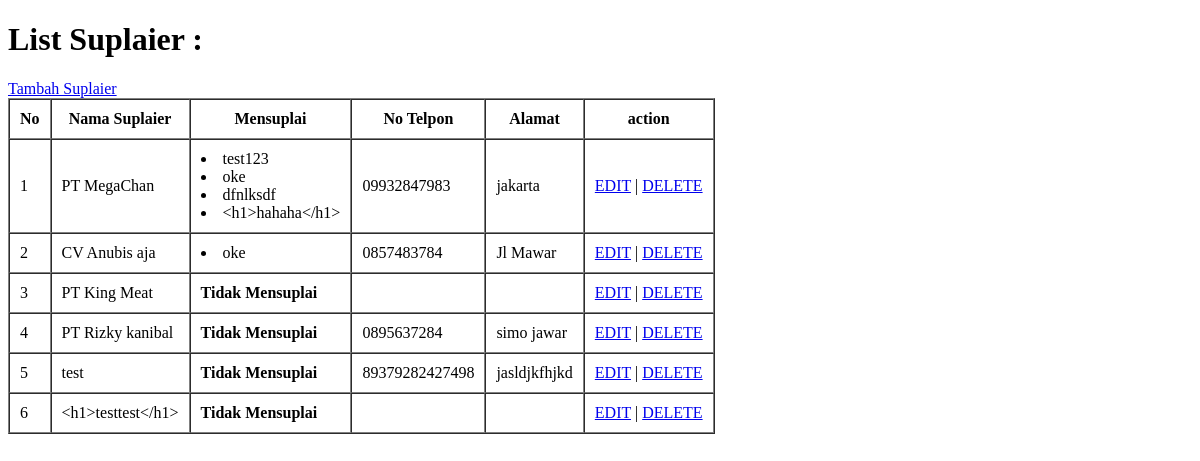
The app's page /coba/admin/suplaier/index.php, older data.
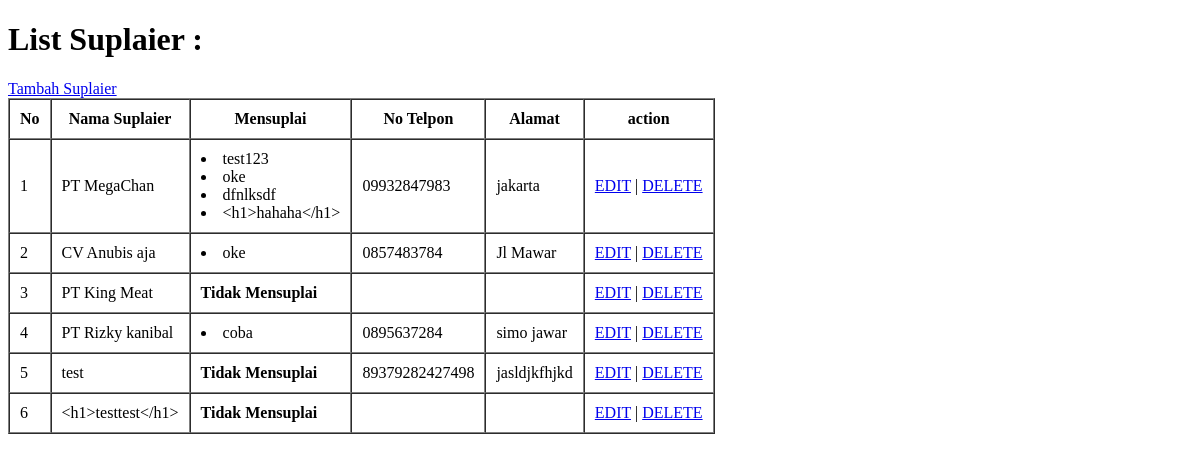
The same page, newer data.
### tables this page shows
CREATE TABLE `suplaier` (
  `kodeSuplaier` int(11) NOT NULL,
  `namaSuplaier` varchar(100) NOT NULL,
  `telpSuplaier` varchar(15) NOT NULL,
  `alamatSuplaier` varchar(128) NOT NULL
);

CREATE TABLE `products` (
  `kodeProduk` int(11) NOT NULL,
  `kodeKategori` int(11) NOT NULL,
  `kodeSuplaier` int(11) DEFAULT NULL,
  `namaProduk` varchar(100) NOT NULL,
  `gambarProduk` varchar(255) NOT NULL,
  `hargaProduk` int(11) NOT NULL,
  `stokProduk` int(11) NOT NULL,
  `deskripsiProduk` varchar(255) DEFAULT NULL
);

### coba/function.php (called while the page is built, shortened)
<?php
function connect($servername,$database,$username,$password){
    $conn = new PDO("mysql:host=$servername;dbname=$database", $username, $password);
    return $conn;
}
$conn=connect("localhost","store","root","");
function selectData($query){
    global $conn;
    $stmt = $conn->prepare($query);
    $stmt->execute();
    $data = $stmt->fetchAll(PDO::FETCH_ASSOC);
    return $data;
}
?>

### coba/admin/suplaier/index.php (the view, shortened to what this page needs)
<?php
require "../../function.php";
$query="SELECT namaSuplaier, namaProduk FROM suplaier s
        JOIN products p ON (s.kodeSuplaier=p.kodeSuplaier)";
$data = selectData("SELECT * FROM suplaier");
$produk=selectData($query);
?>
<!DOCTYPE html>
<html lang="en">
<head>
</head>
<body>
    <h1>List Suplaier :</h1>
    <a href="tambah.php">Tambah Suplaier</a>
    <table border="1" cellspacing=0 cellpadding=10>
        <th>No</th>
        <th>Nama Suplaier</th>
        <th>Mensuplai</th>
        <th>No Telpon</th>
        <th>Alamat</th>
        <th>action</th>
        <?php
        $no=1;
        foreach($data as $ch){?>
        <tr>
            <td><?= $no ?></td>
            <td><?= $ch["namaSuplaier"] ?></td>
            <td>
            <?php
            $count=0;
            foreach($produk as $p){
                if($p["namaSuplaier"]==$ch["namaSuplaier"]){?>
                    <li><?= $p["namaProduk"] ?></li>
                <?php $count++;}?>
            <?php }
            if($count==0){?>
                <b>Tidak Mensuplai</b>
            <?php }?>
            <td><?= $ch["telpSuplaier"] ?></td>
            <td><?= $ch["alamatSuplaier"] ?></td>
            <td>
                <a href="edit.php?id=<?= $ch["kodeSuplaier"] ?>">EDIT</a> | <a href="hapus.php?id=<?= $ch["kodeSuplaier"] ?>" onclick="return confirm('SUPLAIER INGIN DIHAPUS ?')">DELETE</a>
            </td>
        </tr>
        <?php
        $no++;
        }?>
    </table>
</body>
</html>

Row changes from the older to the newer data that the page shows:
shown differently, row unchanged: suplaier "PT Rizky kanibal": no longer shows "Tidak Mensuplai"
added products: namaProduk "coba", shown under suplaier "PT Rizky kanibal"
